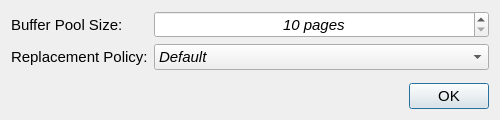
<?xml version="1.0" encoding="UTF-8"?>
<ui version="4.0">
 <class>BufferInit</class>
 <widget class="QDialog" name="BufferInit">
  <property name="geometry">
   <rect>
    <x>0</x>
    <y>0</y>
    <width>500</width>
    <height>120</height>
   </rect>
  </property>
  <property name="sizePolicy">
   <sizepolicy hsizetype="Fixed" vsizetype="Fixed">
    <horstretch>0</horstretch>
    <verstretch>0</verstretch>
   </sizepolicy>
  </property>
  <property name="minimumSize">
   <size>
    <width>500</width>
    <height>120</height>
   </size>
  </property>
  <property name="maximumSize">
   <size>
    <width>500</width>
    <height>120</height>
   </size>
  </property>
  <property name="font">
   <font>
    <pointsize>11</pointsize>
   </font>
  </property>
  <property name="windowTitle">
   <string>Create Buffer</string>
  </property>
  <property name="windowIcon">
   <iconset resource="../../resources/resources.qrc">
    <normaloff>:/rec/ico/megatron.ico</normaloff>:/rec/ico/megatron.ico</iconset>
  </property>
  <layout class="QVBoxLayout" name="verticalLayout">
   <item>
    <layout class="QFormLayout" name="formLayout_2">
     <item row="0" column="0">
      <widget class="QLabel" name="label_2">
       <property name="text">
        <string>Buffer Pool Size:</string>
       </property>
      </widget>
     </item>
     <item row="0" column="1">
      <widget class="QSpinBox" name="spinBox">
       <property name="font">
        <font>
         <pointsize>11</pointsize>
         <italic>true</italic>
        </font>
       </property>
       <property name="alignment">
        <set>Qt::AlignCenter</set>
       </property>
       <property name="specialValueText">
        <string>10 pages</string>
       </property>
       <property name="suffix">
        <string> pages</string>
       </property>
       <property name="minimum">
        <number>10</number>
       </property>
       <property name="maximum">
        <number>100</number>
       </property>
       <property name="singleStep">
        <number>2</number>
       </property>
       <property name="displayIntegerBase">
        <number>10</number>
       </property>
      </widget>
     </item>
     <item row="1" column="0">
      <widget class="QLabel" name="label">
       <property name="text">
        <string>Replacement Policy:</string>
       </property>
      </widget>
     </item>
     <item row="1" column="1">
      <widget class="QComboBox" name="comboBox">
       <property name="font">
        <font>
         <pointsize>11</pointsize>
         <italic>true</italic>
        </font>
       </property>
       <property name="sizeAdjustPolicy">
        <enum>QComboBox::AdjustToContentsOnFirstShow</enum>
       </property>
       <property name="placeholderText">
        <string/>
       </property>
       <item>
        <property name="text">
         <string>Default</string>
        </property>
       </item>
       <item>
        <property name="text">
         <string>LRU</string>
        </property>
       </item>
       <item>
        <property name="text">
         <string>MRU</string>
        </property>
       </item>
       <item>
        <property name="text">
         <string>Clock</string>
        </property>
       </item>
      </widget>
     </item>
    </layout>
   </item>
   <item>
    <layout class="QHBoxLayout" name="horizontalLayout_3">
     <item>
      <spacer name="horizontalSpacer">
       <property name="orientation">
        <enum>Qt::Horizontal</enum>
       </property>
       <property name="sizeHint" stdset="0">
        <size>
         <width>40</width>
         <height>20</height>
        </size>
       </property>
      </spacer>
     </item>
     <item>
      <widget class="QPushButton" name="okButton">
       <property name="text">
        <string>OK</string>
       </property>
      </widget>
     </item>
    </layout>
   </item>
  </layout>
 </widget>
 <resources>
  <include location="../../resources/resources.qrc"/>
 </resources>
 <connections/>
</ui>
